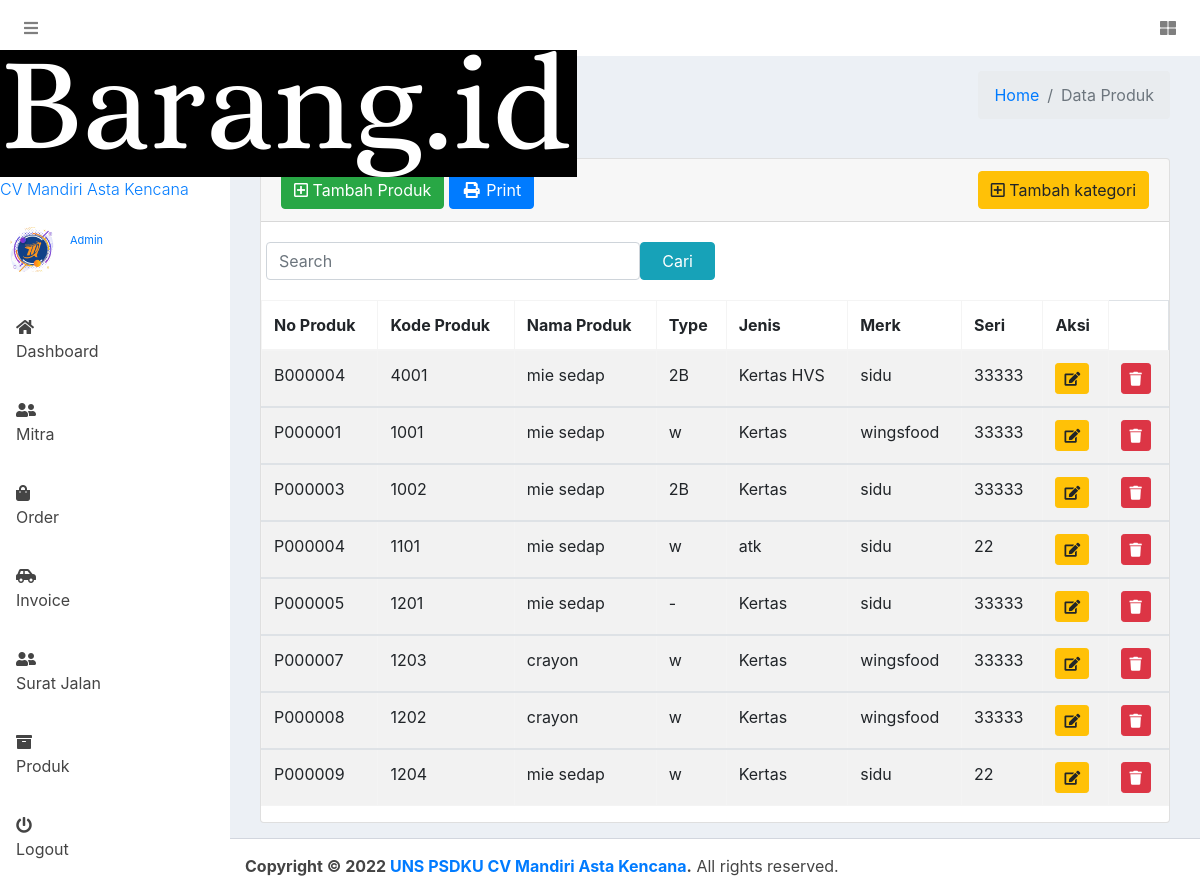
/index.php/admin/produk/search, run on the app's committed database.
### tables this page shows
CREATE TABLE `produk` (
  `id_produk` varchar(7) NOT NULL,
  `kode_produk` varchar(255) NOT NULL,
  `nama_produk` varchar(255) NOT NULL,
  `type` varchar(64) NOT NULL,
  `Jenis` varchar(64) NOT NULL,
  `merk_produk` varchar(255) NOT NULL,
  `seri_produk` varchar(255) NOT NULL,
  `kode` int(64) NOT NULL
);

CREATE TABLE `kategori` (
  `id_kategori` int(7) NOT NULL,
  `kode_kategori` int(11) NOT NULL,
  `nama_kategori` varchar(50) NOT NULL
);

### application/controllers/admin/Produk.php (called while the page is built, shortened)
<?php
class Produk extends CI_Controller {
	public function __construct(){
		$this->load->model('model_produk' , 'admin');
	}
	public function search()
    {
		$data['page_title']       = ' Data Produk';
		$this->load->model('model_produk');
        $keyword = $this->input->post('keyword');
        $data['produk'] = $this->model_produk->get_keyword($keyword);
		$this->load->view('backend/template/meta', $data);
		$this->load->view('backend/template/navbar');
		$this->load->view('backend/template/sidebar');
		$this->load->view('backend/template/header');
		$this->load->view('backend/produk/index');
		$this->load->view('backend/template/footer');
		$this->load->view('backend/template/js');
    }
}
?>

### index.php (called while the page is built, shortened)
<?php
require_once BASEPATH.'core/CodeIgniter.php';

### application/models/model_produk.php (called while the page is built, shortened)
<?php
class Model_produk extends CI_Model {
    public function get_keyword($keyword){
        $this->db->select('*');
        $this->db->from('produk');
        $this->db->join('kategori', 'produk.Jenis = kategori.id_kategori');
        $this->db->order_by('id_produk');
        $this->db->like('kode_produk', $keyword);
        $this->db->or_like('nama_produk', $keyword);
        $this->db->or_like('type', $keyword);
        $this->db->or_like('jenis', $keyword);
        $this->db->or_like('merk_produk', $keyword);
        $this->db->or_like('seri_produk', $keyword);
        return $this->db->get()->result_array();
    }
}
?>

### application/views/backend/produk/index.php (the view, shortened to what this page needs)
<section class="content">
      <div class="container-fluid">
        <div class="row">
          <div class="col-12">
            <div class="card">
            <div class="card-header">
              <a href="<?php echo base_url(); ?>admin/produk/tambah" class="btn btn-success"><i class="far fa-plus-square"></i> Tambah Produk</a>
              <a class="btn btn-primary" href="<?php echo base_url('admin/produk/print') ?>"><i class="fas fa-fw fa-print"></i> Print</a>
              <a href="<?php echo base_url(); ?>admin/kategori" class="btn btn-warning float-right"><i class="far fa-plus-square"></i> Tambah kategori</a>
          </div>
              <div class="card-body">
                <tr>
                      <td colspan="4">
                          <?php $attributes = array('class' => 'row'); ?>
                          <?php echo form_open('admin/produk/search',$attributes);?>
                              <input type="text" name="keyword" placeholder="Search" class="form-control col-md-5">
                              <input type="submit" value="Cari" class="btn btn-info col-md-1">
                          <?php echo form_close();?>
                      </td>
                </tr>
              </div>
                <table id="example1" class="table table-bordered table-striped">
                  <thead>
                  <tr>
                    <th>No Produk</th>
                    <th>Kode Produk</th>
                    <th>Nama Produk</th>
                    <th>Type</th>
                    <th>Jenis</th>
                    <th>Merk</th>
                    <th>Seri</th>
                    <th>Aksi</th>
                  </tr>
                  </thead>
                  <?php
                  foreach ($produk as $b) :
                  ?>
                  <tbody>
                    <td><?= $b['id_produk']; ?></td>
                    <td><?= $b['kode_produk']; ?></td>
                    <td><?= $b['nama_produk']; ?></td>
                    <td><?= $b['type']; ?></td>
                    <td><?= $b['nama_kategori']; ?></td>
                    <td><?= $b['merk_produk']; ?></td>
                    <td><?= $b['seri_produk']; ?></td>
                        <td>
                            <?php echo anchor(
                                'admin/produk/edit/' . $b['id_produk'],
                                '<div class="btn btn-warning btn-sm"><i class="fas fa-edit"></i></div>'
                            ) ?>
                        </td>
                        <td>
                            <a onclick="deleteConfirm('<?php echo site_url('admin/produk/hapus/' . $b['id_produk']) ?>')" href="#!" class="btn btn-sm btn-danger "><i class="fa fa-trash"></i></a>
                        </td>
                  <?php endforeach; ?>
                </table>
              </div>
            </div>
          </div>
        </div>
      </div>

### application/views/backend/template/meta.php (shortened to what this page needs)
<!DOCTYPE html>
<html>
<head>
  <link rel="stylesheet" href="<?php echo base_url('assets/plugins')?>/fontawesome-free/css/all.min.css">
  <link rel="stylesheet" href="https://code.ionicframework.com/ionicons/2.0.1/css/ionicons.min.css">
  <link rel="stylesheet" href="<?php echo base_url('assets/plugins')?>/tempusdominus-bootstrap-4/css/tempusdominus-bootstrap-4.min.css">
  <link rel="stylesheet" href="<?php echo base_url('assets/plugins')?>/icheck-bootstrap/icheck-bootstrap.min.css">
  <link rel="stylesheet" href="<?php echo base_url('assets/plugins')?>/jqvmap/jqvmap.min.css">
  <link rel="stylesheet" href="<?php echo base_url('assets/template/backend/dist')?>/css/adminlte.min.css">
  <link rel="stylesheet" href="<?php echo base_url('assets/plugins')?>/overlayScrollbars/css/OverlayScrollbars.min.css">
  <link rel="stylesheet" href="<?php echo base_url('assets/plugins')?>/daterangepicker/daterangepicker.css">
  <link rel="stylesheet" href="<?php echo base_url('assets/plugins')?>/summernote/summernote-bs4.css">
  <link rel="stylesheet" href="<?php echo base_url('assets/plugins/datatables-bs4')?>/css/dataTables.bootstrap4.min.css">
  <link rel="stylesheet" href="<?php echo base_url('assets/plugins/datatables-responsive')?>/css/responsive.bootstrap4.min.css">
  <link rel="stylesheet" href="<?php echo base_url('assets/plugins/datatables-buttons')?>/css/buttons.bootstrap4.min.css">
  <link rel="stylesheet" href="<?php echo base_url('assets/dist')?>/css/adminlte.min.css">
  <link rel="stylesheet" href="<?php echo base_url('assets/plugins')?>/jsgrid/jsgrid.min.css">
  <link rel="stylesheet" href="<?php echo base_url('assets/plugins')?>/jsgrid/jsgrid-theme.min.css">
  <link rel="stylesheet" href="<?php echo base_url('assets/plugins/fontawesome-free')?>/css/all.min.css">
  <link rel="stylesheet" href="<?php echo base_url('assets/plugins')?>/icheck-bootstrap/icheck-bootstrap.min.css">
  <link rel="stylesheet" href="<?php echo base_url('assets/dist')?>/css/adminlte.min.css">
  <link rel="stylesheet" href="https://cdnjs.cloudflare.com/ajax/libs/twitter-bootstrap/4.5.2/css/bootstrap.css">
   <link rel="stylesheet" href="https://cdn.datatables.net/1.10.24/css/dataTables.bootstrap4.min.css">
</head>
<body class="hold-transition sidebar-mini layout-fixed">

### application/views/backend/template/navbar.php
<nav class="main-header navbar navbar-expand navbar-white navbar-light">
    <ul class="navbar-nav">
      <li class="nav-item">
        <a class="nav-link" data-widget="pushmenu" href="#" role="button"><i class="fas fa-bars"></i></a>
      </li>
    </ul>
    <ul class="navbar-nav ml-auto">
      <li class="nav-item">
        <a class="nav-link" data-widget="control-sidebar" data-slide="true" href="#" role="button">
          <i class="fas fa-th-large"></i>
        </a>
      </li>
    </ul>
  </nav>

### application/views/backend/template/sidebar.php
<aside class="main-sidebar sidebar-dark-primary elevation-4">
<a href="#" class="brand-link logo-switch">
  <img src="<?php echo base_url('assets/dist')?>/img/baa.png" alt="AdminLTE Docs Logo Large" class="brand-image-xs logo-xl" style="left: 40px">
  <span class="brand-text font-weight-light">CV Mandiri Asta Kencana</span>
</a>
    <div class="sidebar">
      <div class="user-panel mt-3 pb-3 mb-3 d-flex">
        <div class="image">
          <img src="<?php echo base_url('assets')?>/image/mandiri.jpg" class="img-circle elevation-2" alt="User Image">
        </div>
        <div class="info">
          <a href="#" class="d-block">Admin</a>
        </div>
      </div>
      <nav class="mt-2">
        <ul class="nav nav-pills nav-sidebar flex-column" data-widget="treeview" role="menu" data-accordion="false">
          <li class="nav-item has-treeview">
            <a href="<?= base_url('admin/dashboard') ?>" class="nav-link">
              <i class="nav-icon fas fa-home"></i>
              <p>Dashboard</p>
            </a>
          </li>
          <li class="nav-item">
            <a href="<?= base_url('admin/mitra') ?>" class="nav-link">
              <i class="nav-icon fas fa-user-friends"></i>
              <p>
                Mitra
              </p>
            </a>
          </li>
          <li class="nav-item has-treeview">
            <a href="<?= base_url('admin/pesanan') ?>" class="nav-link">
              <i class="nav-icon fas fa-shopping-bag"></i>
              <p>
                Order
              </p>
            </a>
          </li>
          <li class="nav-item has-treeview">
            <a href="<?= base_url('admin/invoice') ?>" class="nav-link">
              <i class="nav-icon fas fa-car-side"></i>
              <p>
                Invoice
              </p>
            </a>
          </li>
          <li class="nav-item has-treeview">
            <a href="<?= base_url('admin/surat_jalan') ?>" class="nav-link">
              <i class="nav-icon fas fa-user-friends"></i>
              <p>
                Surat Jalan
              </p>
            </a>
          </li>
          <li class="nav-item has-treeview">
            <a href="<?= base_url('admin/produk') ?>" class="nav-link">
              <i class="nav-icon fas fa-archive"></i>
              <p>
                Produk
              </p>
            </a>
          </li>
          <li class="nav-item has-treeview">
            <a href="<?= base_url('Login/logout') ?>" class="nav-link">
              <i class="nav-icon fas fa-power-off"></i>
              <p>
                Logout
              </p>
            </a>
          </li>
        </ul>
      </nav>
    </div>
  </aside>

### application/views/backend/template/header.php
<div class="content-wrapper">
    <div class="content-header">
      <div class="container-fluid">
        <div class="row mb-2">
          <div class="col-sm-6">
            <h1 class="m-0 text-dark"><?php echo $page_title ?></h1>
          </div>
          <div class="col-sm-6">
            <ol class="breadcrumb float-sm-right">
              <li class="breadcrumb-item"><a href="#">Home</a></li>
              <li class="breadcrumb-item active"><?php echo $page_title ?></li>
            </ol>
          </div>
        </div>
      </div>
    </div>

### application/views/backend/template/footer.php
<footer class="main-footer">
  <strong>Copyright &copy; 2022 <a href="">UNS PSDKU CV Mandiri Asta Kencana</a>.</strong>
  All rights reserved.
</footer>

### application/views/backend/template/js.php (shortened to what this page needs)
</body>
</html>

### data on the page
produk: id_produk "B000004", kode_produk "4001", nama_produk "mie sedap", type "2B", kategori.nama_kategori "Kertas HVS", merk_produk "sidu", seri_produk "33333"
produk: id_produk "P000001", kode_produk "1001", nama_produk "mie sedap", type "w", kategori.nama_kategori "Kertas", merk_produk "wingsfood", seri_produk "33333"
produk: id_produk "P000003", kode_produk "1002", nama_produk "mie sedap", type "2B", kategori.nama_kategori "Kertas", merk_produk "sidu", seri_produk "33333"
produk: id_produk "P000004", kode_produk "1101", nama_produk "mie sedap", type "w", kategori.nama_kategori "atk", merk_produk "sidu", seri_produk "22"
produk: id_produk "P000005", kode_produk "1201", nama_produk "mie sedap", type "-", kategori.nama_kategori "Kertas", merk_produk "sidu", seri_produk "33333"
produk: id_produk "P000007", kode_produk "1203", nama_produk "crayon", type "w", kategori.nama_kategori "Kertas", merk_produk "wingsfood", seri_produk "33333"
produk: id_produk "P000008", kode_produk "1202", nama_produk "crayon", type "w", kategori.nama_kategori "Kertas", merk_produk "wingsfood", seri_produk "33333"
produk: id_produk "P000009", kode_produk "1204", nama_produk "mie sedap", type "w", kategori.nama_kategori "Kertas", merk_produk "sidu", seri_produk "22"

### other printed values
$page_title "Data Produk"
